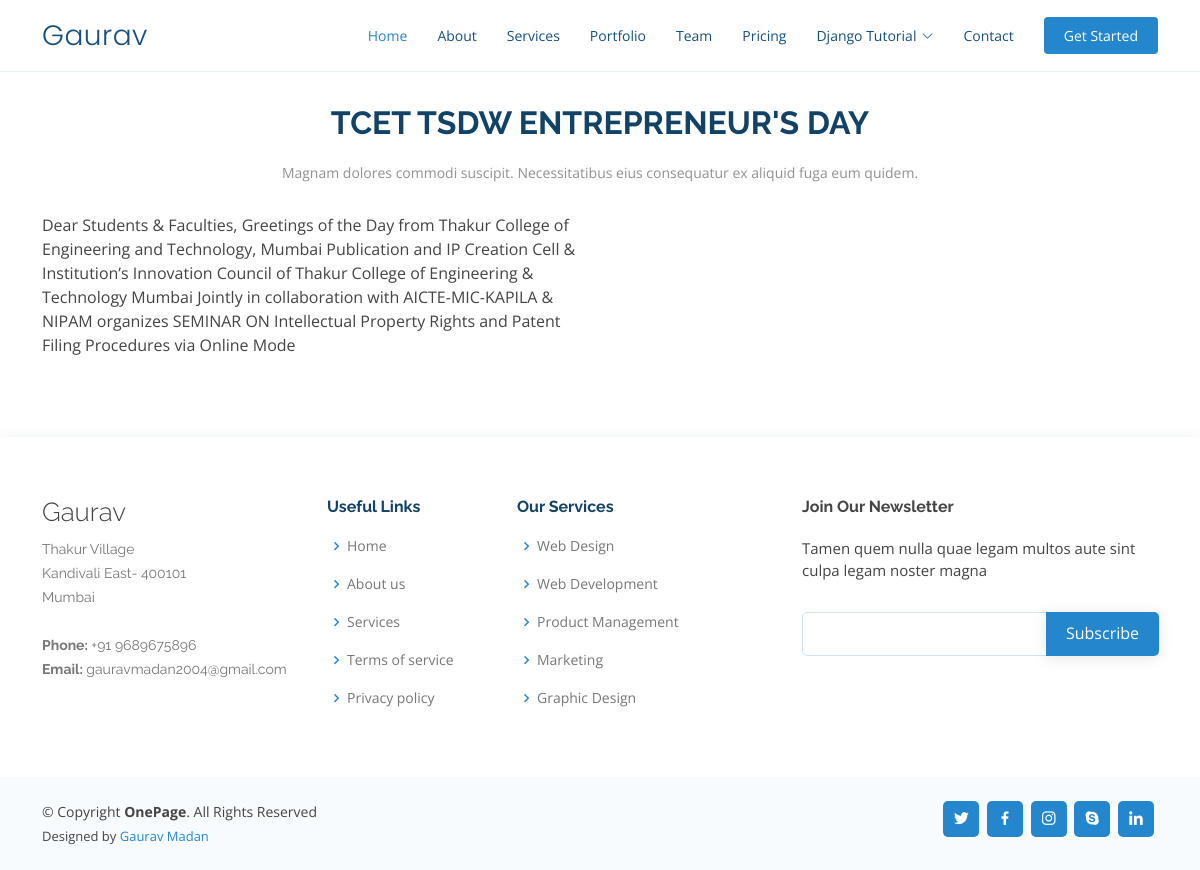
Page /newsDetails/1 on the committed database.
### news/models.py (models this page shows)
class News(models.Model):
    title=models.CharField(max_length=100)
    news_desc =models.TextField()
    news_image = models.FileField(upload_to="news_images/",max_length=250,null=True,default=None)

### gaurav/views.py (the view)
# urls.py: path('newsDetails/<newsid>',views.newsDetails,name="newsDetails")
def newsDetails(request,newsid):
    newsDetails = News.objects.get(id=newsid)
    data={
        'newsDetails':newsDetails
    }
    return render(request,'newsdetails.html',data)

### templates/newsdetails.html (shortened to what this page needs)
{% extends "base.html" %}
{% block content %}
<br>
<section id="about" class="about">
    <div class="container" data-aos="fade-up">
      <div class="section-title">
        <h2>{{newsDetails.title}}</h2>
        <p>Magnam dolores commodi suscipit. Necessitatibus eius consequatur ex aliquid fuga eum quidem. </p>
      </div>
      <div class="row content">
        <div class="col-lg-6 ">
          <p class="text-justify">
            {{newsDetails.news_desc | safe}}
          </p>
        </div>
        <div class="col-lg-6 ">
        </div>
      </div>
    </div>
  </section>
{% endblock %}

### static/assets/css/style.css (style rules this page uses)
body { font-family: "Open Sans", sans-serif; color: #444444; }
h1, h2, h3, h4, h5, h6 { font-family: "Raleway", sans-serif; }
section { padding: 80px 0; overflow: hidden; }
.section-title { text-align: center; padding-bottom: 30px; }
.section-title h2 { font-size: 32px; font-weight: bold; text-transform: uppercase; margin-bottom: 20px; padding-bottom: 0; color: #124265; }
.section-title p { margin-bottom: 0; font-size: 14px; color: #919191; }
.about .content p:last-child { margin-bottom: 0; }

### rows in the picture
News: title "TCET TSDW ENTREPRENEUR'S DAY", news_desc "Dear Students & Faculties, Greetings of the Day from Thakur College of Engineering and Technology, Mumbai Publication and IP Creation Cell & Institution’s Innovation Council of Thakur College of Engineering & Technology Mumbai Jointly in collaboration with AICTE-MIC-KAPILA & NIPAM organizes SEMINAR ON Intellectual Property Rights and Patent Filing Procedures via Online Mode"
